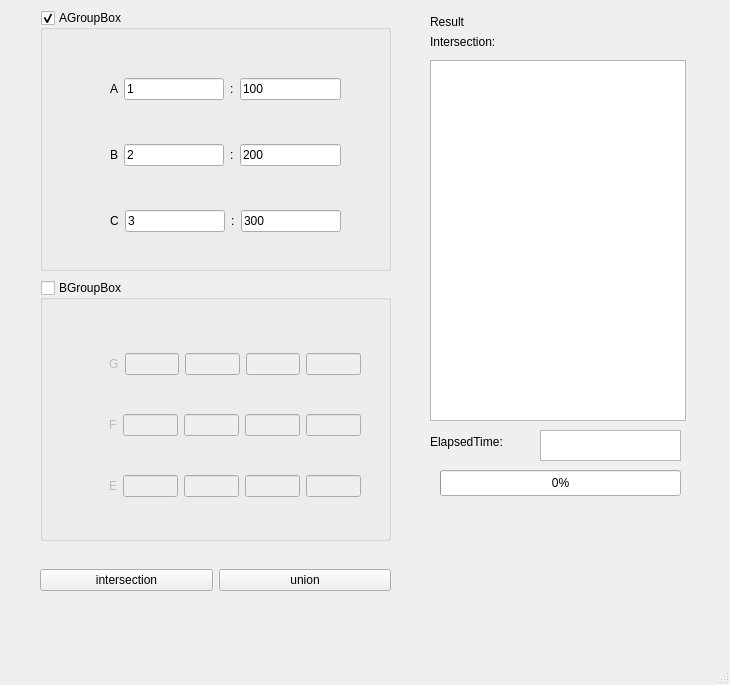
<?xml version="1.0" encoding="UTF-8"?>
<ui version="4.0">
 <class>MainWindow</class>
 <widget class="QMainWindow" name="MainWindow">
  <property name="geometry">
   <rect>
    <x>0</x>
    <y>0</y>
    <width>730</width>
    <height>685</height>
   </rect>
  </property>
  <property name="windowTitle">
   <string>MainWindow</string>
  </property>
  <widget class="QWidget" name="centralwidget">
   <widget class="QLabel" name="label_4">
    <property name="geometry">
     <rect>
      <x>430</x>
      <y>10</y>
      <width>51</width>
      <height>24</height>
     </rect>
    </property>
    <property name="text">
     <string>Result</string>
    </property>
   </widget>
   <widget class="QLabel" name="Title">
    <property name="geometry">
     <rect>
      <x>430</x>
      <y>30</y>
      <width>101</width>
      <height>24</height>
     </rect>
    </property>
    <property name="text">
     <string>Intersection:</string>
    </property>
   </widget>
   <widget class="QListWidget" name="output">
    <property name="geometry">
     <rect>
      <x>430</x>
      <y>60</y>
      <width>256</width>
      <height>361</height>
     </rect>
    </property>
   </widget>
   <widget class="QGroupBox" name="AGroupBox">
    <property name="geometry">
     <rect>
      <x>40</x>
      <y>10</y>
      <width>351</width>
      <height>261</height>
     </rect>
    </property>
    <property name="title">
     <string>AGroupBox</string>
    </property>
    <property name="checkable">
     <bool>true</bool>
    </property>
    <widget class="QWidget" name="verticalLayoutWidget">
     <property name="geometry">
      <rect>
       <x>70</x>
       <y>30</y>
       <width>231</width>
       <height>231</height>
      </rect>
     </property>
     <layout class="QVBoxLayout" name="verticalLayout">
      <item>
       <layout class="QHBoxLayout" name="horizontalLayout_2">
        <item>
         <widget class="QLabel" name="label">
          <property name="text">
           <string>A</string>
          </property>
         </widget>
        </item>
        <item>
         <widget class="QLineEdit" name="Amin">
          <property name="text">
           <string>1</string>
          </property>
         </widget>
        </item>
        <item>
         <widget class="QLabel" name="label_8">
          <property name="text">
           <string>:</string>
          </property>
         </widget>
        </item>
        <item>
         <widget class="QLineEdit" name="Amax">
          <property name="text">
           <string>100</string>
          </property>
         </widget>
        </item>
       </layout>
      </item>
      <item>
       <layout class="QHBoxLayout" name="horizontalLayout_3">
        <item>
         <widget class="QLabel" name="label_2">
          <property name="text">
           <string>B</string>
          </property>
         </widget>
        </item>
        <item>
         <widget class="QLineEdit" name="Bmin">
          <property name="text">
           <string>2</string>
          </property>
         </widget>
        </item>
        <item>
         <widget class="QLabel" name="label_9">
          <property name="text">
           <string>:</string>
          </property>
         </widget>
        </item>
        <item>
         <widget class="QLineEdit" name="Bmax">
          <property name="text">
           <string>200</string>
          </property>
         </widget>
        </item>
       </layout>
      </item>
      <item>
       <layout class="QHBoxLayout" name="horizontalLayout_4">
        <item>
         <widget class="QLabel" name="label_3">
          <property name="text">
           <string>C</string>
          </property>
         </widget>
        </item>
        <item>
         <widget class="QLineEdit" name="Cmin">
          <property name="text">
           <string>3</string>
          </property>
         </widget>
        </item>
        <item>
         <widget class="QLabel" name="label_10">
          <property name="text">
           <string>:</string>
          </property>
         </widget>
        </item>
        <item>
         <widget class="QLineEdit" name="Cmax">
          <property name="text">
           <string>300</string>
          </property>
         </widget>
        </item>
       </layout>
      </item>
     </layout>
    </widget>
   </widget>
   <widget class="QGroupBox" name="BGroupBox">
    <property name="geometry">
     <rect>
      <x>40</x>
      <y>280</y>
      <width>351</width>
      <height>261</height>
     </rect>
    </property>
    <property name="title">
     <string>BGroupBox</string>
    </property>
    <property name="checkable">
     <bool>true</bool>
    </property>
    <property name="checked">
     <bool>false</bool>
    </property>
    <widget class="QWidget" name="verticalLayoutWidget_2">
     <property name="geometry">
      <rect>
       <x>69</x>
       <y>40</y>
       <width>252</width>
       <height>211</height>
      </rect>
     </property>
     <layout class="QVBoxLayout" name="verticalLayout_2">
      <item>
       <layout class="QHBoxLayout" name="horizontalLayout_6">
        <item>
         <widget class="QLabel" name="label_5">
          <property name="text">
           <string>G</string>
          </property>
         </widget>
        </item>
        <item>
         <widget class="QLineEdit" name="G3"/>
        </item>
        <item>
         <widget class="QLineEdit" name="G1"/>
        </item>
        <item>
         <widget class="QLineEdit" name="G2"/>
        </item>
        <item>
         <widget class="QLineEdit" name="G4"/>
        </item>
       </layout>
      </item>
      <item>
       <layout class="QHBoxLayout" name="horizontalLayout_5">
        <item>
         <widget class="QLabel" name="label_7">
          <property name="text">
           <string>F</string>
          </property>
         </widget>
        </item>
        <item>
         <widget class="QLineEdit" name="F1"/>
        </item>
        <item>
         <widget class="QLineEdit" name="F2"/>
        </item>
        <item>
         <widget class="QLineEdit" name="F3"/>
        </item>
        <item>
         <widget class="QLineEdit" name="F4"/>
        </item>
       </layout>
      </item>
      <item>
       <layout class="QHBoxLayout" name="horizontalLayout">
        <item>
         <widget class="QLabel" name="label_6">
          <property name="text">
           <string>E</string>
          </property>
         </widget>
        </item>
        <item>
         <widget class="QLineEdit" name="E1"/>
        </item>
        <item>
         <widget class="QLineEdit" name="E2"/>
        </item>
        <item>
         <widget class="QLineEdit" name="E3"/>
        </item>
        <item>
         <widget class="QLineEdit" name="E4"/>
        </item>
       </layout>
      </item>
     </layout>
    </widget>
   </widget>
   <widget class="QWidget" name="horizontalLayoutWidget_7">
    <property name="geometry">
     <rect>
      <x>40</x>
      <y>540</y>
      <width>351</width>
      <height>80</height>
     </rect>
    </property>
    <layout class="QHBoxLayout" name="horizontalLayout_7">
     <item>
      <widget class="QPushButton" name="intersection">
       <property name="text">
        <string>intersection</string>
       </property>
      </widget>
     </item>
     <item>
      <widget class="QPushButton" name="unions">
       <property name="text">
        <string>union</string>
       </property>
      </widget>
     </item>
    </layout>
   </widget>
   <widget class="QLabel" name="label_11">
    <property name="geometry">
     <rect>
      <x>430</x>
      <y>430</y>
      <width>111</width>
      <height>24</height>
     </rect>
    </property>
    <property name="text">
     <string>ElapsedTime:</string>
    </property>
   </widget>
   <widget class="QListWidget" name="ElapseTimeShow">
    <property name="geometry">
     <rect>
      <x>540</x>
      <y>430</y>
      <width>141</width>
      <height>31</height>
     </rect>
    </property>
   </widget>
   <widget class="QProgressBar" name="progressBar">
    <property name="geometry">
     <rect>
      <x>440</x>
      <y>470</y>
      <width>241</width>
      <height>26</height>
     </rect>
    </property>
    <property name="maximum">
     <number>100</number>
    </property>
    <property name="value">
     <number>0</number>
    </property>
   </widget>
  </widget>
  <widget class="QMenuBar" name="menubar">
   <property name="geometry">
    <rect>
     <x>0</x>
     <y>0</y>
     <width>730</width>
     <height>29</height>
    </rect>
   </property>
  </widget>
  <widget class="QStatusBar" name="statusbar"/>
 </widget>
 <resources/>
 <connections/>
</ui>
